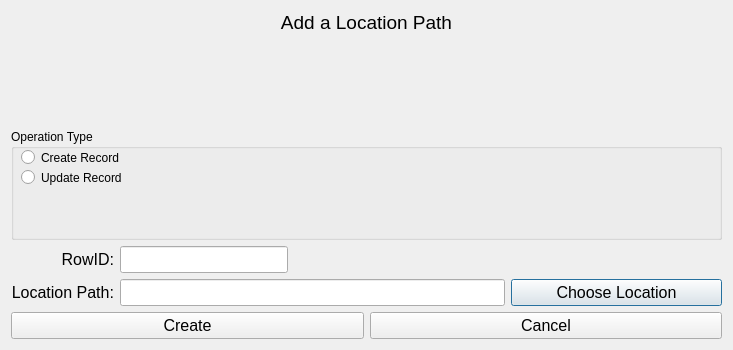
<?xml version="1.0" encoding="UTF-8"?>
<ui version="4.0">
 <class>Dialog</class>
 <widget class="QDialog" name="Dialog">
  <property name="geometry">
   <rect>
    <x>0</x>
    <y>0</y>
    <width>733</width>
    <height>350</height>
   </rect>
  </property>
  <property name="windowTitle">
   <string>Dialog</string>
  </property>
  <layout class="QGridLayout" name="gridLayout_4">
   <item row="0" column="0">
    <widget class="QLabel" name="lbl_location_form_heading">
     <property name="font">
      <font>
       <pointsize>14</pointsize>
       <weight>50</weight>
       <bold>false</bold>
      </font>
     </property>
     <property name="text">
      <string>Add a Location Path</string>
     </property>
     <property name="alignment">
      <set>Qt::AlignHCenter|Qt::AlignTop</set>
     </property>
    </widget>
   </item>
   <item row="1" column="0">
    <widget class="QGroupBox" name="groupBox">
     <property name="title">
      <string>Operation Type</string>
     </property>
     <widget class="QRadioButton" name="rbtn_create_location">
      <property name="geometry">
       <rect>
        <x>10</x>
        <y>20</y>
        <width>121</width>
        <height>17</height>
       </rect>
      </property>
      <property name="text">
       <string>Create Record</string>
      </property>
     </widget>
     <widget class="QRadioButton" name="rbtn_update_location">
      <property name="geometry">
       <rect>
        <x>10</x>
        <y>40</y>
        <width>131</width>
        <height>17</height>
       </rect>
      </property>
      <property name="text">
       <string>Update Record</string>
      </property>
     </widget>
    </widget>
   </item>
   <item row="2" column="0">
    <layout class="QGridLayout" name="gridLayout_3">
     <item row="0" column="0">
      <layout class="QGridLayout" name="gridLayout">
       <item row="0" column="0">
        <widget class="QLabel" name="label_7">
         <property name="font">
          <font>
           <pointsize>12</pointsize>
          </font>
         </property>
         <property name="text">
          <string>RowID:</string>
         </property>
         <property name="alignment">
          <set>Qt::AlignRight|Qt::AlignTrailing|Qt::AlignVCenter</set>
         </property>
        </widget>
       </item>
       <item row="0" column="1">
        <widget class="QLineEdit" name="row_id">
         <property name="font">
          <font>
           <pointsize>12</pointsize>
          </font>
         </property>
        </widget>
       </item>
       <item row="0" column="2" colspan="2">
        <spacer name="horizontalSpacer">
         <property name="orientation">
          <enum>Qt::Horizontal</enum>
         </property>
         <property name="sizeHint" stdset="0">
          <size>
           <width>428</width>
           <height>20</height>
          </size>
         </property>
        </spacer>
       </item>
       <item row="1" column="0">
        <widget class="QLabel" name="label_2">
         <property name="font">
          <font>
           <pointsize>12</pointsize>
          </font>
         </property>
         <property name="text">
          <string>Location Path:</string>
         </property>
         <property name="alignment">
          <set>Qt::AlignRight|Qt::AlignTrailing|Qt::AlignVCenter</set>
         </property>
        </widget>
       </item>
       <item row="1" column="1" colspan="2">
        <widget class="QLineEdit" name="txt_location_path">
         <property name="font">
          <font>
           <pointsize>12</pointsize>
          </font>
         </property>
         <property name="toolTip">
          <string>&lt;html&gt;&lt;head/&gt;&lt;body&gt;&lt;p&gt;Path to the folder where excel files will be saved&lt;/p&gt;&lt;/body&gt;&lt;/html&gt;</string>
         </property>
         <property name="text">
          <string/>
         </property>
        </widget>
       </item>
       <item row="1" column="3">
        <widget class="QPushButton" name="btn_choose_location">
         <property name="font">
          <font>
           <pointsize>12</pointsize>
          </font>
         </property>
         <property name="text">
          <string>Choose Location</string>
         </property>
        </widget>
       </item>
      </layout>
     </item>
     <item row="1" column="0">
      <layout class="QGridLayout" name="gridLayout_2">
       <item row="0" column="0">
        <widget class="QPushButton" name="btn_create">
         <property name="font">
          <font>
           <pointsize>12</pointsize>
          </font>
         </property>
         <property name="text">
          <string>Create</string>
         </property>
        </widget>
       </item>
       <item row="0" column="1">
        <widget class="QPushButton" name="btn_cancel">
         <property name="font">
          <font>
           <pointsize>12</pointsize>
          </font>
         </property>
         <property name="text">
          <string>Cancel</string>
         </property>
        </widget>
       </item>
      </layout>
     </item>
    </layout>
   </item>
  </layout>
 </widget>
 <resources/>
 <connections/>
</ui>
